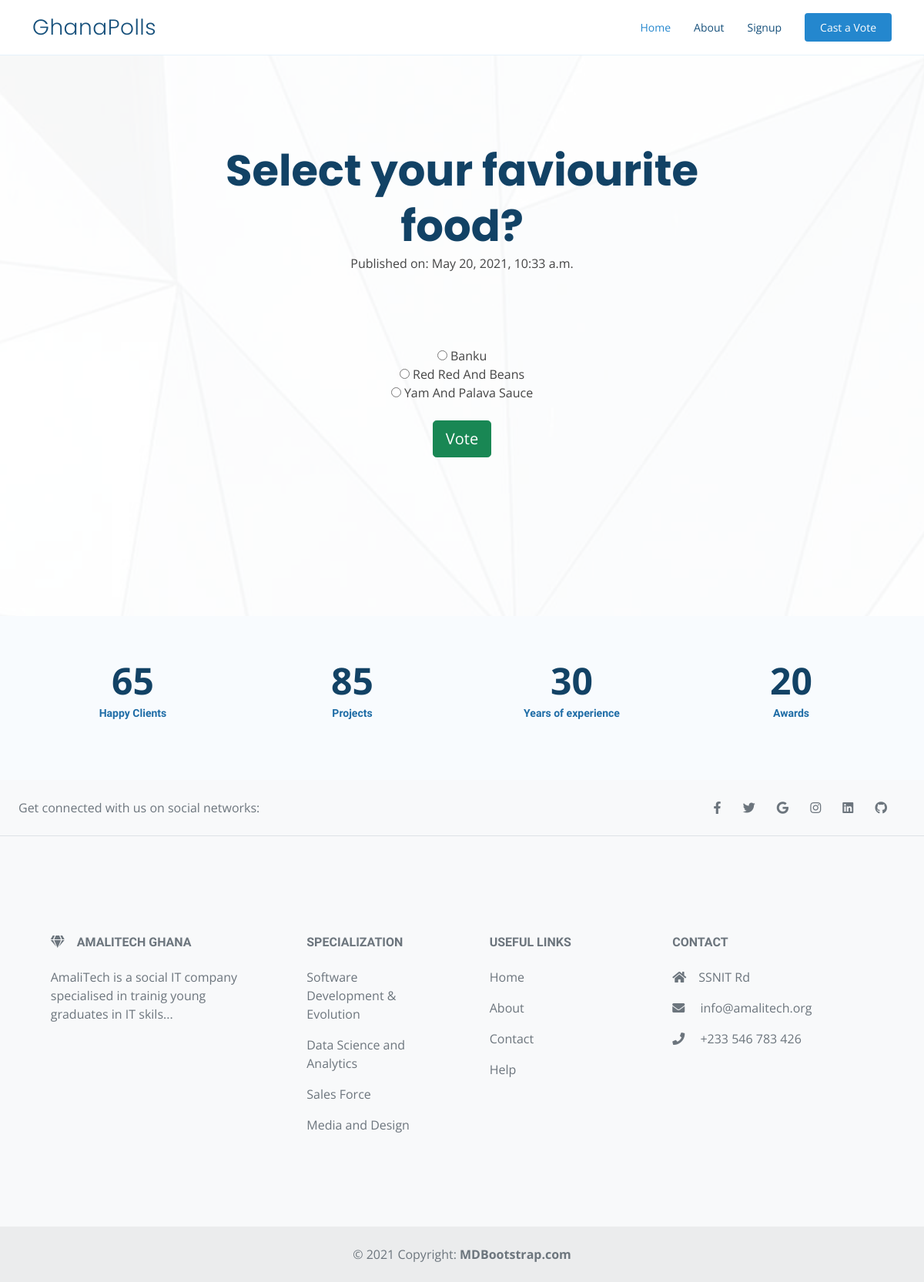
The app's page /select-your-faviourite-food/ with its own data.
### polls/models.py (models this page shows, shortened)
class Question(models.Model):
    question_text = models.CharField(max_length=200)
    question_description = models.CharField(max_length = 1000, blank=True)
    pub_date = models.DateTimeField('date published')
    slug = models.SlugField(max_length=255, unique=False, null = True)
    class Meta:
        verbose_name_plural = 'Questions'
        ordering = ['-pub_date']

class Choice(models.Model):
    question = models.ForeignKey(Question, on_delete=models.CASCADE)
    choice_text = models.CharField(max_length=200)
    votes = models.IntegerField(default=0)

### polls/views.py (the view)
# urls.py: path('<slug>/',views.detail, name = 'detail'),
def detail(request, slug):
    try:
        question = Question.objects.get(slug=slug)
    except Question.DoesNotExist:
        raise Http404("Question does not exist")
    return render(request, 'polls/detail.html', {'question': question})

### templates/polls/detail.html (shortened to what this page needs)
<!DOCTYPE html>
{% extends "base.html" %}
{% block hero %}
<section id="hero" class="d-flex align-items-center">
    <div class="container position-relative" data-aos="fade-up" data-aos-delay="100">
      <div class="row justify-content-center">
        <div class="col-xl-7 col-lg-9 text-center">
          <h1>{{ question.question_text }} </h1>
          <p>Published on: <span>{{ question.pub_date }}</span></p>
        </div>
      </div>
      <div class = 'container text-center'>
        <form action="{% url 'polls:pollvote' question.slug %}" method="post">
            {% for choice in question.choice_set.all %}
                <input type="radio" name="choice" id="choice{{ forloop.counter }}" value="{{ choice.id }}">
                <label for="choice{{ forloop.counter }}">{{ choice.choice_text|title }}</label><br>
            {% endfor %}
            <div class="text-center">
                <input class="btn btn-lg btn-success mt-4" type="submit" value="Vote">
            </div>
        </form>
      </div>
    </div>
  </section>
{% endblock %}

### templates/base.html (shortened to what this page needs)
<!DOCTYPE html>
<html lang="en">
{% include "head.html" %}
<body>
    {% block header %}
        {% include "header.html" %}
     {% endblock %}
    {% block hero %}{% endblock %}
    {% block counts %}
        {% include "counts.html" %}
    {% endblock %}
    {% block footer%}
        {% include "footer.html" %}
    {% endblock %}
</body>
</html>

### templates/head.html (shortened to what this page needs)
{% load static %}
<head>
    <link href="{% static 'assets/vendor/aos/aos.css' %}" rel="stylesheet">
    <link href="{% static 'assets/vendor/bootstrap/css/bootstrap.min.css' %}" rel="stylesheet">
    <link href="{% static 'assets/vendor/bootstrap-icons/bootstrap-icons.css' %}" rel="stylesheet">
    <link href="{% static 'assets/vendor/boxicons/css/boxicons.min.css' %}" rel="stylesheet">
    <link href="{% static 'assets/vendor/glightbox/css/glightbox.min.css' %}" rel="stylesheet">
    <link href="{% static 'assets/vendor/remixicon/remixicon.css' %}" rel="stylesheet">
    <link href="{% static 'assets/vendor/swiper/swiper-bundle.min.css' %}" rel="stylesheet">
    <link href="{% static 'assets/css/style.css' %}" rel="stylesheet">
    <link rel="stylesheet" href="https://use.fontawesome.com/releases/v5.15.2/css/all.css"
integrity="sha384-vSIIfh2YWi9wW0r9iZe7RJPrKwp6bG+s9QZMoITbCckVJqGCCRhc+ccxNcdpHuYu">
  </head>

### templates/header.html (shortened to what this page needs)
{% load static %}
<header id="header" class="fixed-top">
    <div class="container d-flex align-items-center justify-content-between">
      <h1 class="logo"><a href="{% url 'polls:home' %}">GhanaPolls</a></h1>
      <nav id="navbar" class="navbar">
        <ul>
          <li><a class="nav-link scrollto active" href="{% url 'polls:home' %}">Home</a></li>
          <li><a class="nav-link scrollto" href="#about">About</a></li>
          <li><a class="nav-link scrollto" href="{% url 'polls:signup' %}">Signup</a></li>
          <li><a class="getstarted scrollto" href="#about">Cast a Vote</a></li>
        </ul>
      </nav>
    </div>
  </header>

### templates/counts.html
{% load static %}
<section id="counts" class="counts section-bg">
    <div class="container">
      <div class="row justify-content-end">
        <div class="col-lg-3 col-md-5 col-6 d-md-flex align-items-md-stretch">
          <div class="count-box">
            <span data-purecounter-start="0" data-purecounter-end="65" data-purecounter-duration="2" class="purecounter"></span>
            <p>Happy Clients</p>
          </div>
        </div>
        <div class="col-lg-3 col-md-5 col-6 d-md-flex align-items-md-stretch">
          <div class="count-box">
            <span data-purecounter-start="0" data-purecounter-end="85" data-purecounter-duration="2" class="purecounter"></span>
            <p>Projects</p>
          </div>
        </div>
        <div class="col-lg-3 col-md-5 col-6 d-md-flex align-items-md-stretch">
          <div class="count-box">
            <span data-purecounter-start="0" data-purecounter-end="30" data-purecounter-duration="2" class="purecounter"></span>
            <p>Years of experience</p>
          </div>
        </div>
        <div class="col-lg-3 col-md-5 col-6 d-md-flex align-items-md-stretch">
          <div class="count-box">
            <span data-purecounter-start="0" data-purecounter-end="20" data-purecounter-duration="2" class="purecounter"></span>
            <p>Awards</p>
          </div>
        </div>
      </div>
    </div>
  </section>

### templates/footer.html
{% load static %}
<footer class="text-center text-lg-start bg-light text-muted">
  <section
    class="d-flex justify-content-center justify-content-lg-between p-4 border-bottom"
  >
    <div class="me-5 d-none d-lg-block">
      <span>Get connected with us on social networks:</span>
    </div>
    <div>
      <a href="" class="me-4 text-reset">
        <i class="fab fa-facebook-f"></i>
      </a>
      <a href="" class="me-4 text-reset">
        <i class="fab fa-twitter"></i>
      </a>
      <a href="" class="me-4 text-reset">
        <i class="fab fa-google"></i>
      </a>
      <a href="" class="me-4 text-reset">
        <i class="fab fa-instagram"></i>
      </a>
      <a href="" class="me-4 text-reset">
        <i class="fab fa-linkedin"></i>
      </a>
      <a href="" class="me-4 text-reset">
        <i class="fab fa-github"></i>
      </a>
    </div>
  </section>
  <section class="">
    <div class="container text-center text-md-start mt-5">
      <div class="row mt-3">
        <div class="col-md-3 col-lg-4 col-xl-3 mx-auto mb-4">
          <h6 class="text-uppercase fw-bold mb-4">
            <i class="fas fa-gem me-3"></i>AmaliTech Ghana
          </h6>
          <p>
          AmaliTech is a social IT company specialised in trainig young graduates in IT skils...
          </p>
        </div>
        <div class="col-md-2 col-lg-2 col-xl-2 mx-auto mb-4">
          <h6 class="text-uppercase fw-bold mb-4">
           Specialization
          </h6>
          <p>
            <a href="#!" class="text-reset">Software Development & Evolution</a>
          </p>
          <p>
            <a href="#!" class="text-reset">Data Science and Analytics</a>
          </p>
          <p>
            <a href="#!" class="text-reset">Sales Force</a>
          </p>
          <p>
            <a href="#!" class="text-reset">Media and Design</a>
          </p>
        </div>
        <div class="col-md-3 col-lg-2 col-xl-2 mx-auto mb-4">
          <h6 class="text-uppercase fw-bold mb-4">
            Useful links
          </h6>
          <p>
            <a href="#!" class="text-reset">Home</a>
          </p>
          <p>
            <a href="#!" class="text-reset">About</a>
          </p>
          <p>
            <a href="#!" class="text-reset">Contact</a>
          </p>
          <p>
            <a href="#!" class="text-reset">Help</a>
          </p>
        </div>
        <div class="col-md-4 col-lg-3 col-xl-3 mx-auto mb-md-0 mb-4">
          <h6 class="text-uppercase fw-bold mb-4">
            Contact
          </h6>
          <p><i class="fas fa-home me-3"></i>SSNIT Rd </p>
          <p>
            <i class="fas fa-envelope me-3"></i>
            info@amalitech.org
          </p>
          <p><i class="fas fa-phone me-3"></i> +233 546 783 426</p>
        </div>
      </div>
    </div>
  </section>
  <div class="text-center p-4" style="background-color: rgba(0, 0, 0, 0.05);">
    © 2021 Copyright:
    <a class="text-reset fw-bold" href="https://mdbootstrap.com/">MDBootstrap.com</a>
  </div>
</footer>

### templates/scripts.html (shortened to what this page needs)
{% load static %}

### static/assets/css/style.css (style rules this page uses)
body { font-family: "Open Sans", sans-serif; color: #444444; }
a { color: #2487ce; text-decoration: none; }
h1, h2, h3, h4, h5, h6 { font-family: "Raleway", sans-serif; }
#header { transition: all 0.5s; background: #fff; z-index: 997; padding: 15px 0; border-bottom: 1px solid #e6f2fb; }
#header .logo { font-size: 28px; margin: 0; padding: 0; line-height: 1; font-weight: 300; letter-spacing: 0.5px; font-family: "Poppins", sans-serif; }
#header .logo a { color: #16507b; }
.navbar { padding: 0; }
.navbar ul { margin: 0; padding: 0; display: flex; list-style: none; align-items: center; }
.navbar li { position: relative; }
.navbar a { display: flex; align-items: center; justify-content: space-between; padding: 10px 0 10px 30px; font-size: 14px; color: #16507b; white-space: nowrap; transition: 0.3s; }
.navbar a:hover, .navbar .active, .navbar li:hover > a { color: #2487ce; }
.navbar .getstarted { background: #2487ce; padding: 8px 20px; margin-left: 30px; border-radius: 4px; color: #fff; }
#hero { width: 100%; height: 100vh; position: relative; background: url("../img/hero-bg.jpg") top center; background-size: cover; position: relative; }
#hero:before { content: ""; background: rgba(255, 255, 255, 0.8); position: absolute; bottom: 0; top: 0; left: 0; right: 0; }
#hero .container { padding-top: 80px; }
#hero h1 { margin: 0; font-size: 56px; font-weight: 700; line-height: 72px; color: #124265; font-family: "Poppins", sans-serif; }
@media (min-width: 1024px) { #hero { background-attachment: fixed; } }
section { padding: 80px 0; overflow: hidden; }
.section-bg { background-color: #f8fbfe; }
.counts { padding: 60px 0; }
.counts .count-box { width: 100%; text-align: center; }
.counts .count-box span { font-size: 48px; line-height: 48px; display: block; font-weight: 700; color: #124265; margin-left: 80px; margin: auto; }
.counts .count-box p { padding: 8px 0 0 0; font-family: "Raleway", sans-serif; font-weight: 600; font-size: 14px; color: #1e6ca6; }

### records on screen
Question: question_text "Select your faviourite food?", pub_date "May 20, 2021, 10:33 a.m."
Choice: choice_text "Banku"
Choice: choice_text "Red Red And Beans"
Choice: choice_text "Yam And Palava Sauce"
